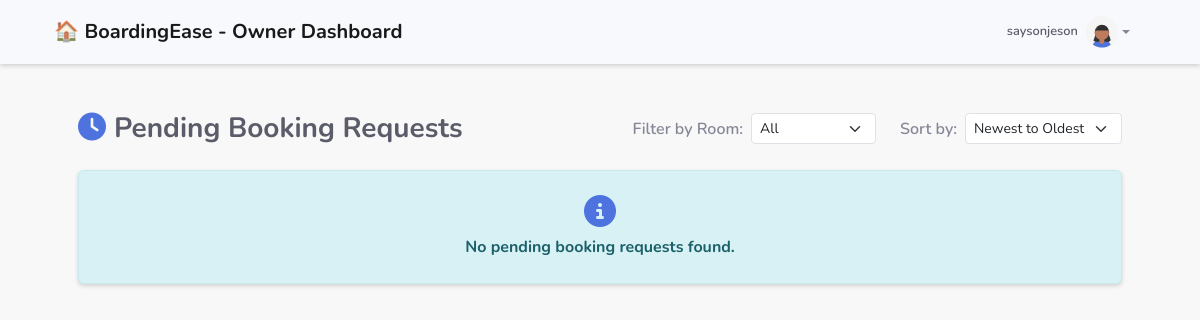
The page /pending-bookings/ (signed in) on the database as committed earlier.
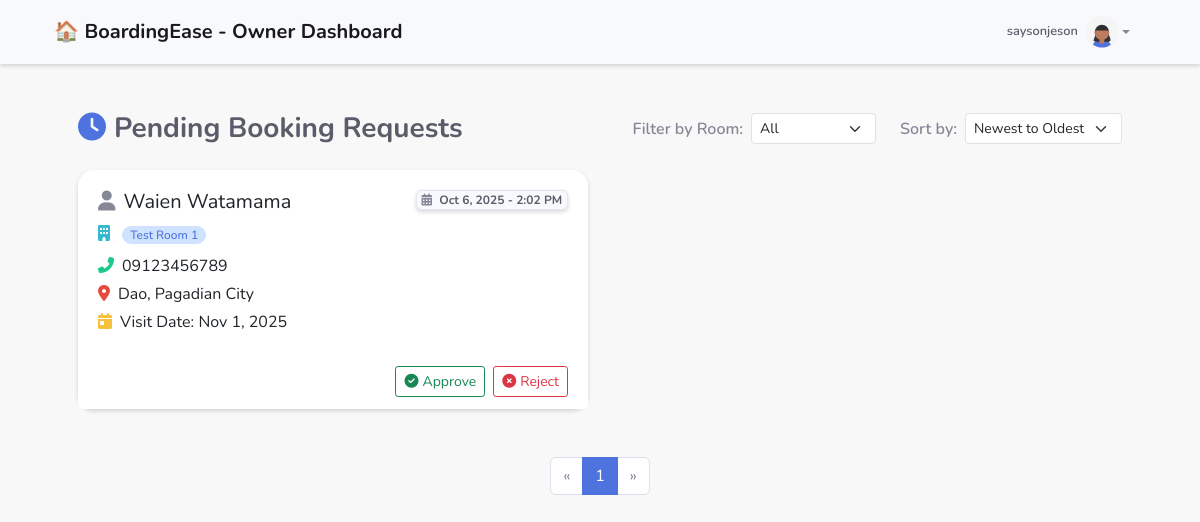
The same page on the database as committed later.
### client/models.py (models this page shows, shortened)
class Booking(models.Model):
    STATUS_CHOICES = [
        ("pending", "Pending"),
        ("approved", "Approved"),
        ("rejected", "Rejected"),
        ("cancelled", "Cancelled"),
    ]
    boardinghouse = models.ForeignKey(
        'BoardingHouse',
        on_delete=models.CASCADE,
        related_name='bookings'
    )
    name = models.CharField(max_length=100)
    address = models.TextField()
    contact_number = models.CharField(max_length=15)
    email = models.EmailField(default='example@example.com')  # New field for notification
    visit_date = models.DateField(null=True, blank=True)  # Optional visit date
    status = models.CharField(max_length=10, choices=STATUS_CHOICES, default="pending")
    created_at = models.DateTimeField(auto_now_add=True)

class BoardingHouse(models.Model):
    AMENITIES_CHOICES = [
        ("kitchen", "Kitchen Area"),
        ("comfort_room", "Comfort Room"),
        ("laundry", "Laundry Area"),
        ("balcony", "Balcony"),
        ("study", "Study Area"),
        ("cctv", "CCTV"),
        ("parking", "Parking Space"),
        ("lockable_gate", "Lockable Gate"),
        ("bedroom", "Bedroom"),
        ("cabinet", "Cabinet"),
    ]
    INCLUSION_CHOICES = [
        ("water", "Water Bill"),
        ("electric", "Electric Bill"),
        ("wifi", "WiFi Connection"),
    ]
    HOUSE_RULE_CHOICES = [
        ("curfew", "Curfew"),
        ("advance_payment", "Advance Payment"),
        ("deposit", "Month/s Deposit"),
        ("lady_only", "Lady Borders Only"),
        ("male_only", "Male Borders Only"),
        ("visitors_allowed", "Visitors Are Allowed"),
        ("appliances", "Additional Appliances"),
    ]
    owner = models.ForeignKey(User, on_delete=models.CASCADE, null=True, blank=True)
    name = models.CharField(max_length=255)
    address = models.TextField()
    price = models.DecimalField(max_digits=10, decimal_places=2)
    is_bedspacer = models.BooleanField(default=False)  # ✅ True = shared occupancy
    capacity = models.PositiveIntegerField(default=1)  # ✅ How many tenants can stay
    curfew_start = models.TimeField(blank=True, null=True)
    curfew_end = models.TimeField(blank=True, null=True)
    advance_months = models.PositiveIntegerField(default=0)
    deposit_months = models.PositiveIntegerField(default=0)
    image = models.ImageField(upload_to="boarding_images/", blank=True, null=True)
    additional_photo = models.ImageField(upload_to="boarding_images/", blank=True, null=True)
    inclusions = MultiSelectField(choices=INCLUSION_CHOICES, blank=True)
    amenities = MultiSelectField(choices=AMENITIES_CHOICES, blank=True)
    house_rules = MultiSelectField(choices=HOUSE_RULE_CHOICES, blank=True)
    other_inclusions = models.CharField(max_length=255, blank=True, null=True)
    other_amenities = models.CharField(max_length=255, blank=True, null=True)
    other_house_rules = models.CharField(max_length=255, blank=True, null=True)
    is_booked = models.BooleanField(default=False)

### client/views.py (the view)
# urls.py: path('pending-bookings/', views.pending_bookings_view, name='pending_bookings'),
@login_required
def pending_bookings_view(request):
    if not request.user.profile.is_owner:
        return redirect('home')
    boardinghouses = BoardingHouse.objects.filter(owner=request.user)
    selected_bh = request.GET.get('boardinghouse')
    sort_order = request.GET.get('order', 'newest')  # default is newest
    all_pending = Booking.objects.filter(
        boardinghouse__in=boardinghouses,
        status='pending'
    )
    if selected_bh:
        all_pending = all_pending.filter(room__boardinghouse__id=selected_bh)
    if sort_order == 'oldest':
        all_pending = all_pending.order_by('created_at')
    else:
        all_pending = all_pending.order_by('-created_at')
    paginator = Paginator(all_pending, 5)
    page_number = request.GET.get('page')
    pending_bookings = paginator.get_page(page_number)
    for booking in pending_bookings:
        booking.has_other_pending = Booking.objects.filter(
            boardinghouse=booking.boardinghouse,
            status='pending'
        ).exclude(id=booking.id).exists()
    return render(request, 'pending_bookings.html', {
        'pending_bookings': pending_bookings,
        'boardinghouses': boardinghouses,
        'selected_bh': selected_bh,
        'current_order': sort_order,
    })

### templates/pending_bookings.html (shortened to what the changed rows need)
{% extends "ownerpage.html" %}
{% load static %}
{% block content %}
<div class="container mt-5">
    {% if pending_bookings.object_list %}
        <div class="row g-4">
            {% for booking in pending_bookings %}
            <div class="col-md-6">
                <div class="card card-custom shadow-sm border-0 h-100">
                    <div class="card-body">
                        <div class="d-flex justify-content-between align-items-start mb-2">
                            <h5 class="card-title mb-0">
                                <i class="fas fa-user text-secondary me-2"></i>{{ booking.name }}
                            </h5>
                            <span class="badge bg-light text-dark border shadow-sm">
                                <i class="fas fa-calendar-alt me-1 text-muted"></i>
                                {{ booking.created_at|date:"M j, Y - g:i A" }}
                            </span>
                        </div>
                        <p class="mb-2">
                            <i class="fas fa-building text-info me-2"></i>
                            <span class="badge bg-primary-subtle text-primary fw-medium px-2 rounded-pill">{{ booking.boardinghouse.name }}</span>
                        </p>
                        <p class="mb-1"><i class="fas fa-phone-alt text-success me-2"></i>{{ booking.contact_number }}</p>
                        <p class="mb-1"><i class="fas fa-map-marker-alt text-danger me-2"></i>{{ booking.address }}</p>
                        {% if booking.visit_date %}
                        <p class="mb-0"><i class="fas fa-calendar-day text-warning me-2"></i>Visit Date: {{ booking.visit_date|date:"M j, Y" }}</p>
                        {% endif %}
                    </div>
                    <div class="card-footer bg-white border-0 d-flex justify-content-end gap-2">
                        <a href="{% url 'approve_booking' booking.id %}"
                           class="btn btn-outline-approve btn-sm"
                           onclick="return confirm('{% if booking.has_other_pending %}Approve and reject all other pending requests for this boarding house?{% else %}Approve this booking?{% endif %}')">
                            <i class="fas fa-check-circle me-1"></i>Approve
                        </a>
                        <a href="{% url 'reject_booking' booking.id %}"
                           class="btn btn-outline-reject btn-sm"
                           onclick="return confirm('Reject this booking request?')">
                            <i class="fas fa-times-circle me-1"></i>Reject
                        </a>
                    </div>
                </div>
            </div>
            {% endfor %}
        </div>
        <div class="mt-5">
            <nav aria-label="Page navigation">
                <ul class="pagination justify-content-center">
                    {% if pending_bookings.has_previous %}
                        <li class="page-item">
                            <a class="page-link" href="?page={{ pending_bookings.previous_page_number }}&order={{ current_order }}&boardinghouse={{ selected_bh }}">«</a>
                        </li>
                    {% else %}
                        <li class="page-item disabled"><span class="page-link">«</span></li>
                    {% endif %}
                    {% for num in pending_bookings.paginator.page_range %}
                        <li class="page-item {% if pending_bookings.number == num %}active{% endif %}">
                            <a class="page-link" href="?page={{ num }}&order={{ current_order }}&boardinghouse={{ selected_bh }}">{{ num }}</a>
                        </li>
                    {% endfor %}
                    {% if pending_bookings.has_next %}
                        <li class="page-item">
                            <a class="page-link" href="?page={{ pending_bookings.next_page_number }}&order={{ current_order }}&boardinghouse={{ selected_bh }}">»</a>
                        </li>
                    {% else %}
                        <li class="page-item disabled"><span class="page-link">»</span></li>
                    {% endif %}
                </ul>
            </nav>
        </div>
    {% else %}
        <div class="alert alert-info text-center shadow-sm py-4">
            <i class="fas fa-info-circle fa-2x mb-2 text-primary"></i><br>
            <strong>No pending booking requests found.</strong>
        </div>
    {% endif %}
</div>
{% endblock %}

Rows that differ between the two databases and show on the page:
added Booking: name "Waien Watamama", created_at "Oct 6, 2025 - 2:02 PM", boardinghouse.name "Test Room 1", contact_number "09123456789", address "Dao, Pagadian City", visit_date "Nov 1, 2025"
Other text that changed with them:
text no longer shown: "No pending booking requests found."
new list line: "1"
